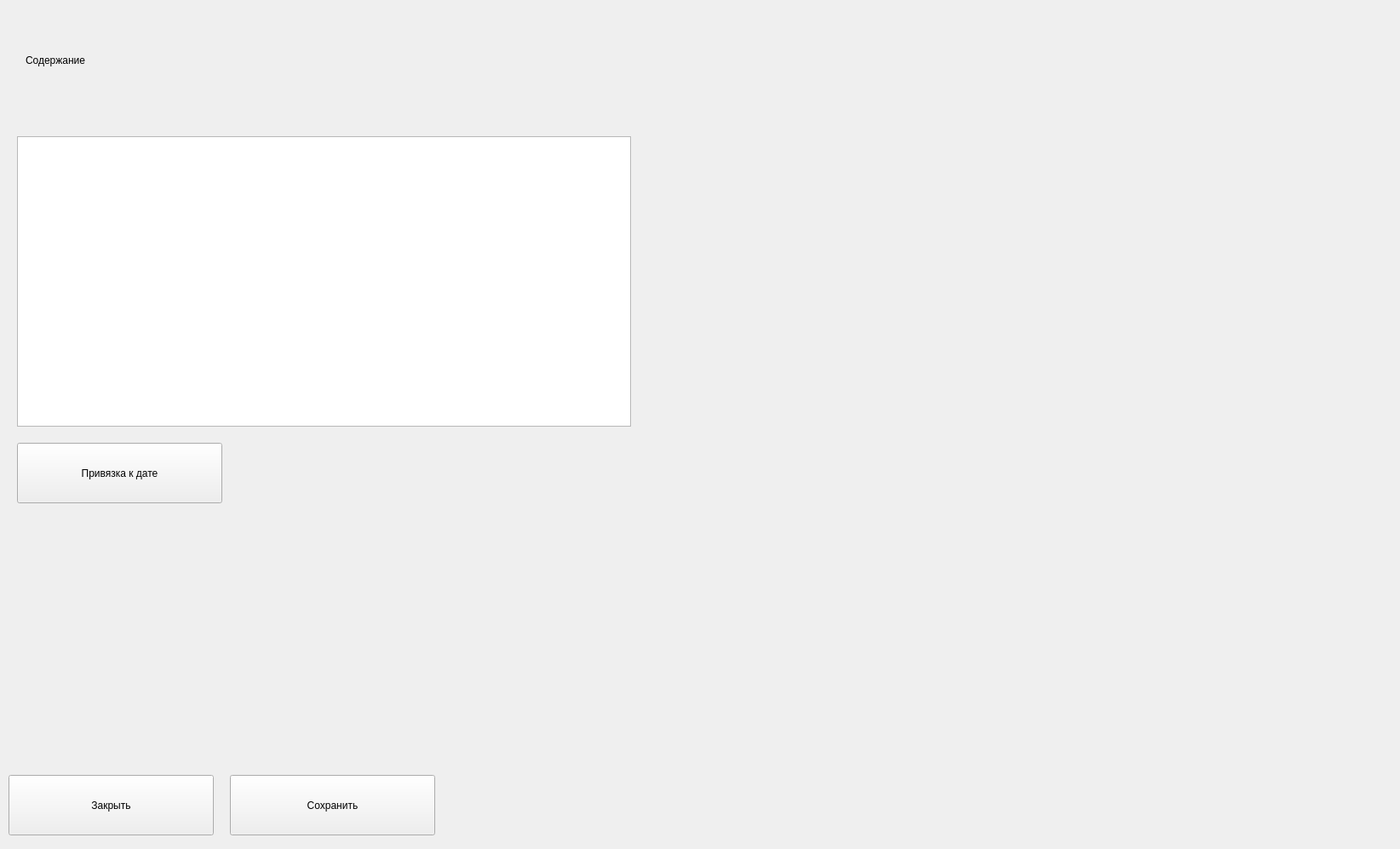
<?xml version="1.0" encoding="UTF-8"?>
<ui version="4.0">
 <class>DescriptionWindow</class>
 <widget class="QMainWindow" name="DescriptionWindow">
  <property name="geometry">
   <rect>
    <x>0</x>
    <y>0</y>
    <width>1644</width>
    <height>997</height>
   </rect>
  </property>
  <property name="windowTitle">
   <string>MainWindow</string>
  </property>
  <widget class="QWidget" name="centralwidget">
   <widget class="QPushButton" name="exit">
    <property name="geometry">
     <rect>
      <x>10</x>
      <y>910</y>
      <width>241</width>
      <height>71</height>
     </rect>
    </property>
    <property name="text">
     <string>Закрыть</string>
    </property>
   </widget>
   <widget class="QPushButton" name="save">
    <property name="geometry">
     <rect>
      <x>270</x>
      <y>910</y>
      <width>241</width>
      <height>71</height>
     </rect>
    </property>
    <property name="text">
     <string>Сохранить</string>
    </property>
   </widget>
   <widget class="QLabel" name="description">
    <property name="geometry">
     <rect>
      <x>30</x>
      <y>10</y>
      <width>441</width>
      <height>121</height>
     </rect>
    </property>
    <property name="text">
     <string>Содержание</string>
    </property>
   </widget>
   <widget class="QTextEdit" name="tasktext">
    <property name="geometry">
     <rect>
      <x>20</x>
      <y>160</y>
      <width>721</width>
      <height>341</height>
     </rect>
    </property>
   </widget>
   <widget class="QPushButton" name="dateButton">
    <property name="geometry">
     <rect>
      <x>20</x>
      <y>520</y>
      <width>241</width>
      <height>71</height>
     </rect>
    </property>
    <property name="text">
     <string>Привязка к дате</string>
    </property>
   </widget>
  </widget>
 </widget>
 <resources/>
 <connections/>
</ui>
